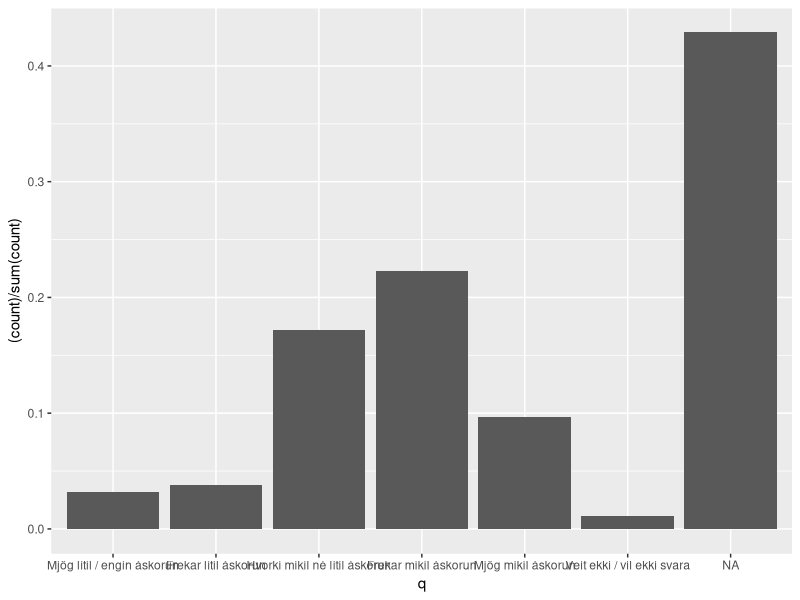
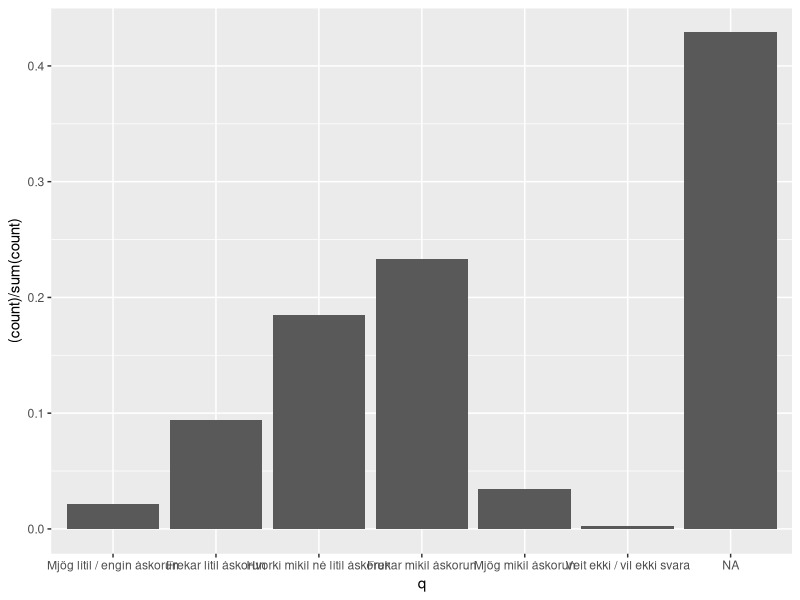
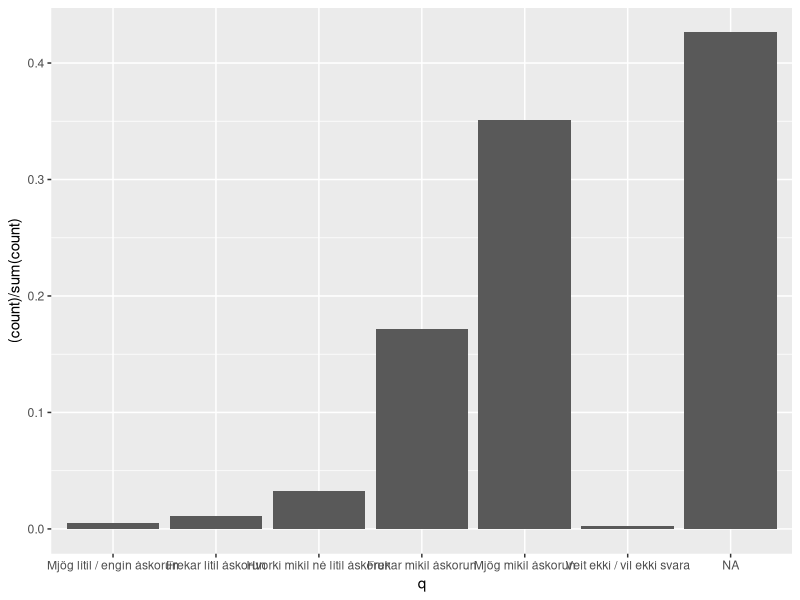
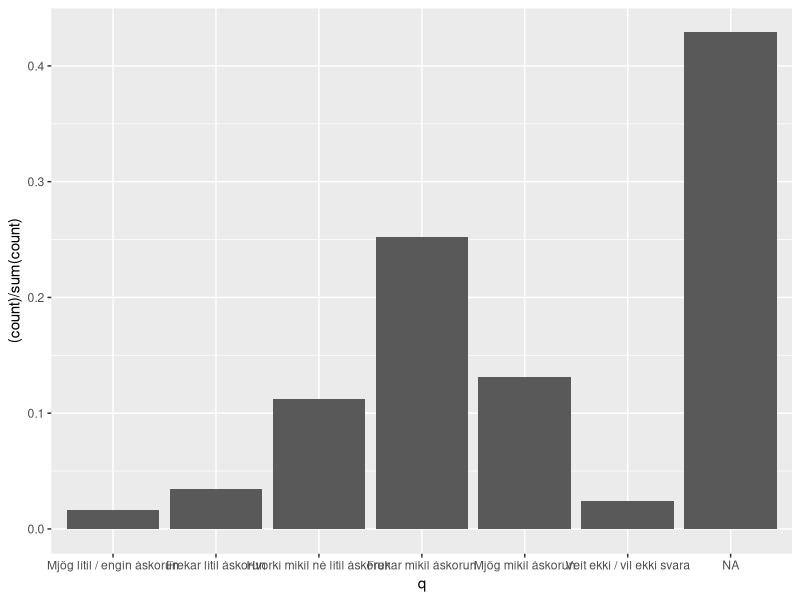
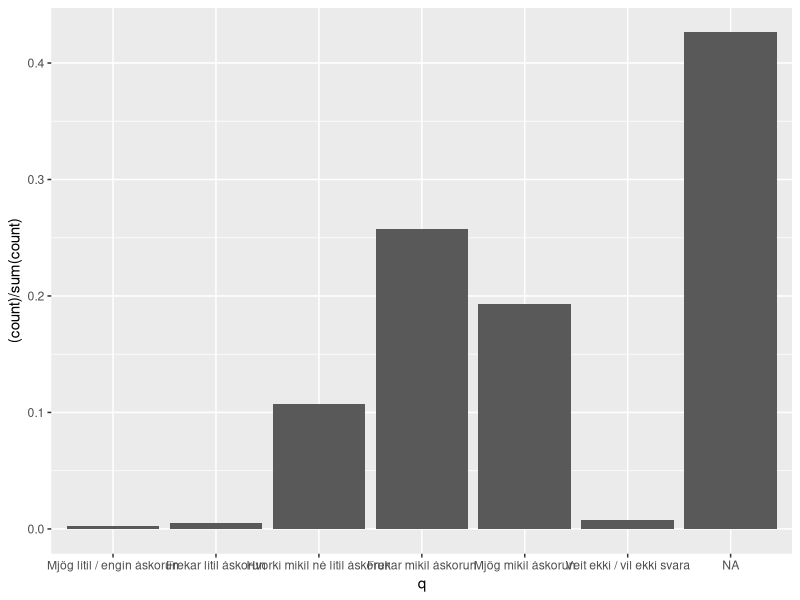
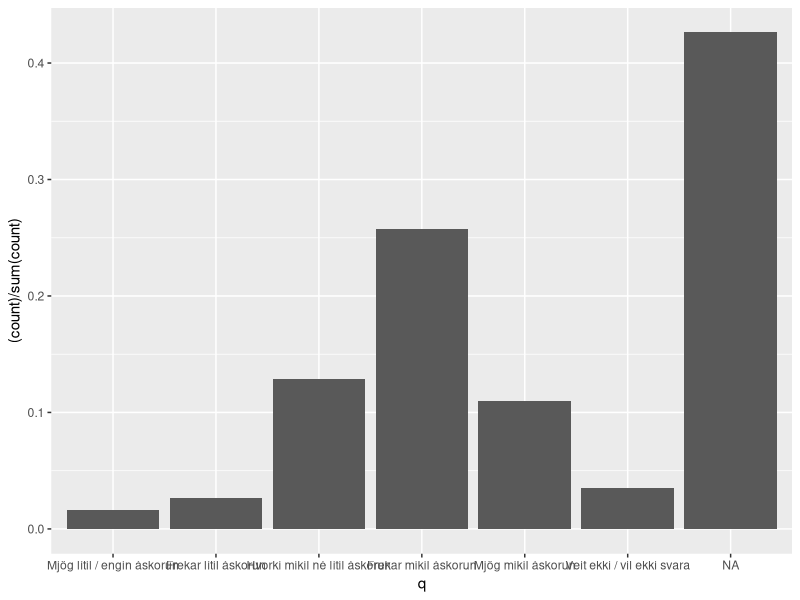
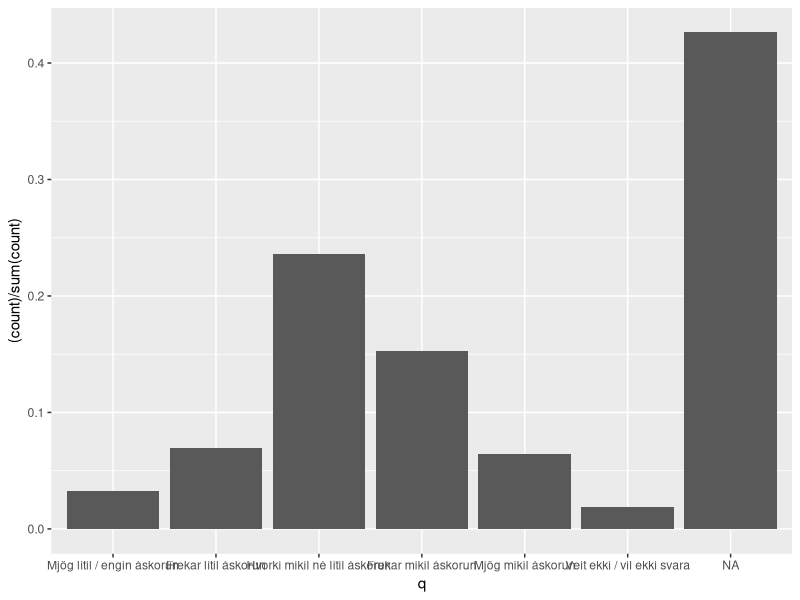
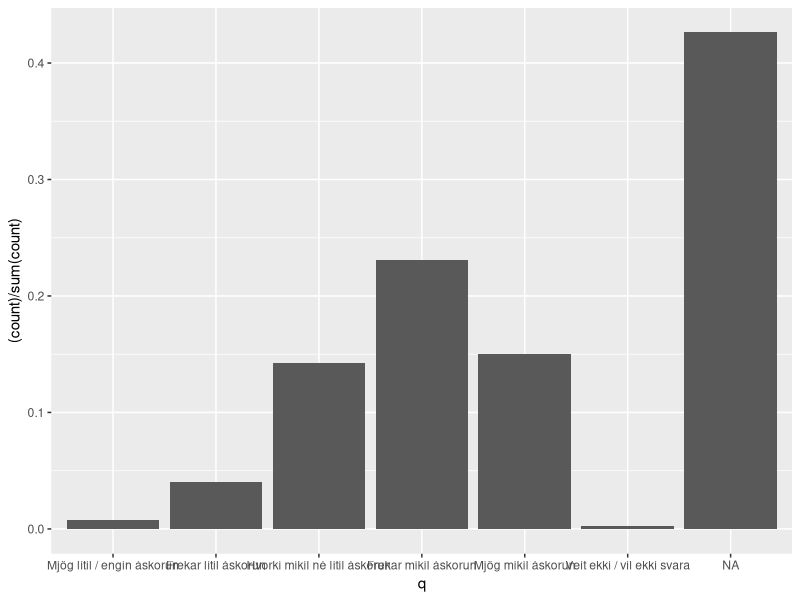

Reproduce these figures in R, in order.
## ---- chunk 1
options(knitr.table.format ="latex")
suppressMessages(
library(tidyverse)
)
library(knitr)

## ---- chunk 2
dat<- read.csv2(file = "results-survey145886.csv", sep = ",")
q_item<-read.csv2(file = "q_item.csv", fileEncoding = "ISO-8859-1")
q_text<-read.csv2(file = "q_text.csv", fileEncoding = "ISO-8859-1")

# Dálkaheiti fyrir fyrstu 10 spurningarnar
colnames(dat)[7:94]<-t(q_item[7:94,4])

lvl_askorun<-c("Mjög lítil / engin áskorun","Frekar lítil áskorun","Hvorki mikil né lítil áskorun","Frekar mikil áskorun","Mjög mikil áskorun","Veit ekki / vil ekki svara")
lvl_taekifaeri<-c("")
lvl_sammala<-c("")
lvl_okostur<-c("")
lvl_kostur<-c("")



for (i in 8:22) {
dat[,i]<-factor(dat[,i], levels = lvl_askorun)
}


## ---- chunk 3
plot_dat<-as.data.frame(dat[,8:22])

for (i in 8:22) {
my_plot<- ggplot(data = data.frame(q=dat[,i]), aes(x=q))+ 
    geom_bar(aes(y = (..count..)/sum(..count..)))

print(my_plot) 
}


# for (j in 1:15) {
# ggplot(data = data.frame(q=dat[,j]))
# }



remove(plot_dat)
